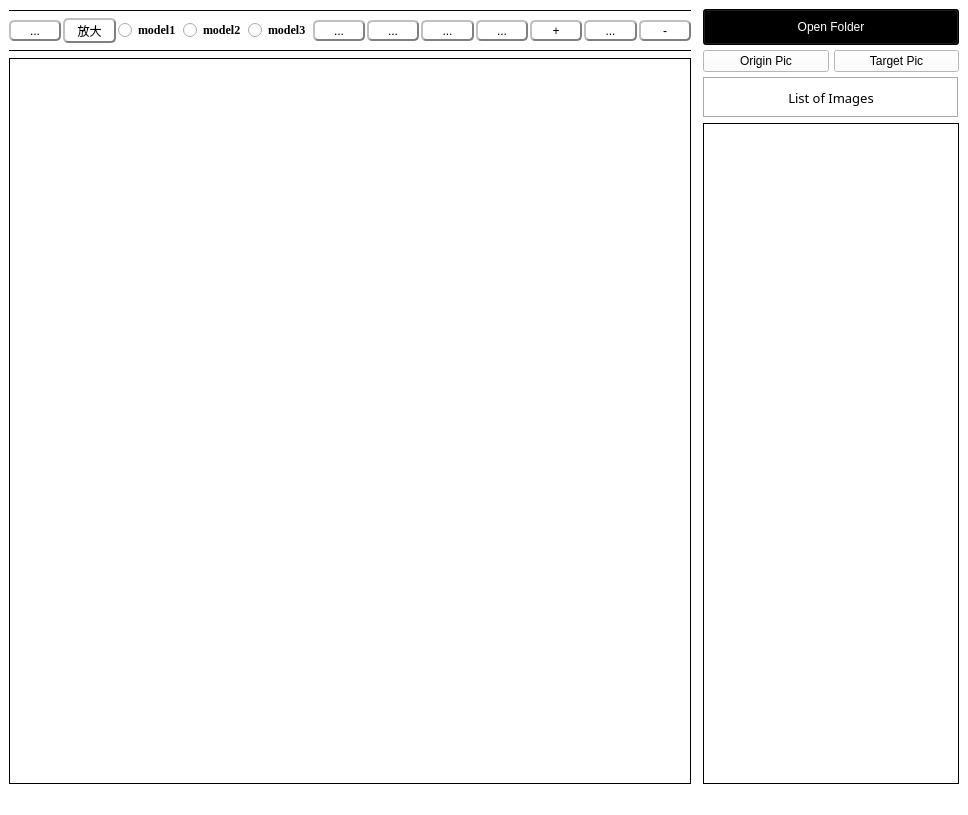
<?xml version="1.0" encoding="UTF-8"?>
<ui version="4.0">
 <class>MainWindow</class>
 <widget class="QMainWindow" name="MainWindow">
  <property name="geometry">
   <rect>
    <x>0</x>
    <y>0</y>
    <width>968</width>
    <height>815</height>
   </rect>
  </property>
  <property name="windowTitle">
   <string>图像检索</string>
  </property>
  <property name="windowIcon">
   <iconset>
    <normaloff>C:/Users/compute/.designer/backup/icons/Icon.ico</normaloff>C:/Users/compute/.designer/backup/icons/Icon.ico</iconset>
  </property>
  <property name="styleSheet">
   <string notr="true">background-color: rgb(255, 255, 255);</string>
  </property>
  <widget class="QWidget" name="centralwidget">
   <layout class="QGridLayout" name="gridLayout">
    <item row="0" column="0">
     <layout class="QHBoxLayout" name="horizontalLayout" stretch="48,0">
      <property name="spacing">
       <number>12</number>
      </property>
      <property name="sizeConstraint">
       <enum>QLayout::SetMaximumSize</enum>
      </property>
      <item>
       <layout class="QVBoxLayout" name="verticalLayout" stretch="0,0,0,12">
        <property name="spacing">
         <number>6</number>
        </property>
        <item>
         <widget class="Line" name="line_2">
          <property name="frameShadow">
           <enum>QFrame::Plain</enum>
          </property>
          <property name="orientation">
           <enum>Qt::Horizontal</enum>
          </property>
         </widget>
        </item>
        <item>
         <layout class="QHBoxLayout" name="horizontalLayout_3">
          <property name="spacing">
           <number>2</number>
          </property>
          <item>
           <widget class="QToolButton" name="toggle_rect">
            <property name="sizePolicy">
             <sizepolicy hsizetype="Minimum" vsizetype="Fixed">
              <horstretch>0</horstretch>
              <verstretch>0</verstretch>
             </sizepolicy>
            </property>
            <property name="cursor">
             <cursorShape>PointingHandCursor</cursorShape>
            </property>
            <property name="toolTip">
             <string>Mark line</string>
            </property>
            <property name="styleSheet">
             <string notr="true">border-radius:5px;
border: 2px groove gray;
border-style: outset;</string>
            </property>
            <property name="text">
             <string>...</string>
            </property>
            <property name="icon">
             <iconset>
              <normaloff>icons/rectangle.png</normaloff>icons/rectangle.png</iconset>
            </property>
            <property name="iconSize">
             <size>
              <width>20</width>
              <height>20</height>
             </size>
            </property>
            <property name="checkable">
             <bool>false</bool>
            </property>
            <attribute name="buttonGroup">
             <string notr="true">buttonGroup</string>
            </attribute>
           </widget>
          </item>
          <item>
           <widget class="QToolButton" name="move_pic">
            <property name="sizePolicy">
             <sizepolicy hsizetype="Minimum" vsizetype="Fixed">
              <horstretch>0</horstretch>
              <verstretch>0</verstretch>
             </sizepolicy>
            </property>
            <property name="cursor">
             <cursorShape>PointingHandCursor</cursorShape>
            </property>
            <property name="toolTip">
             <string>Mark rectangular surface</string>
            </property>
            <property name="styleSheet">
             <string notr="true">border-radius:5px;
border: 2px groove gray;
border-style: outset;</string>
            </property>
            <property name="text">
             <string>放大</string>
            </property>
            <property name="icon">
             <iconset>
              <normaloff>icons/move.png</normaloff>icons/move.png</iconset>
            </property>
            <property name="iconSize">
             <size>
              <width>20</width>
              <height>20</height>
             </size>
            </property>
            <property name="checkable">
             <bool>false</bool>
            </property>
            <attribute name="buttonGroup">
             <string notr="true">buttonGroup</string>
            </attribute>
           </widget>
          </item>
          <item>
           <widget class="QRadioButton" name="radioButton">
            <property name="font">
             <font>
              <family>Times New Roman</family>
              <weight>75</weight>
              <bold>true</bold>
             </font>
            </property>
            <property name="text">
             <string>model1</string>
            </property>
            <attribute name="buttonGroup">
             <string notr="true">buttonGroup</string>
            </attribute>
           </widget>
          </item>
          <item>
           <widget class="QRadioButton" name="radioButton_2">
            <property name="font">
             <font>
              <family>Times New Roman</family>
              <weight>75</weight>
              <bold>true</bold>
             </font>
            </property>
            <property name="text">
             <string>model2</string>
            </property>
            <attribute name="buttonGroup">
             <string notr="true">buttonGroup</string>
            </attribute>
           </widget>
          </item>
          <item>
           <widget class="QRadioButton" name="radioButton_3">
            <property name="sizePolicy">
             <sizepolicy hsizetype="Fixed" vsizetype="Fixed">
              <horstretch>0</horstretch>
              <verstretch>0</verstretch>
             </sizepolicy>
            </property>
            <property name="font">
             <font>
              <family>Times New Roman</family>
              <weight>75</weight>
              <bold>true</bold>
             </font>
            </property>
            <property name="text">
             <string>model3</string>
            </property>
            <attribute name="buttonGroup">
             <string notr="true">buttonGroup</string>
            </attribute>
           </widget>
          </item>
          <item>
           <widget class="QToolButton" name="start_recognize">
            <property name="sizePolicy">
             <sizepolicy hsizetype="Minimum" vsizetype="Fixed">
              <horstretch>0</horstretch>
              <verstretch>0</verstretch>
             </sizepolicy>
            </property>
            <property name="cursor">
             <cursorShape>PointingHandCursor</cursorShape>
            </property>
            <property name="toolTip">
             <string>Move Image</string>
            </property>
            <property name="autoFillBackground">
             <bool>false</bool>
            </property>
            <property name="styleSheet">
             <string notr="true">border-radius:5px;
border: 2px groove gray;
border-style: outset;</string>
            </property>
            <property name="text">
             <string>...</string>
            </property>
            <property name="icon">
             <iconset>
              <normaloff>icons/big.png</normaloff>icons/big.png</iconset>
            </property>
            <property name="iconSize">
             <size>
              <width>20</width>
              <height>20</height>
             </size>
            </property>
            <property name="checkable">
             <bool>false</bool>
            </property>
            <property name="checked">
             <bool>false</bool>
            </property>
            <property name="toolButtonStyle">
             <enum>Qt::ToolButtonIconOnly</enum>
            </property>
            <property name="autoRaise">
             <bool>false</bool>
            </property>
            <attribute name="buttonGroup">
             <string notr="true">buttonGroup</string>
            </attribute>
           </widget>
          </item>
          <item>
           <widget class="QToolButton" name="clear_all">
            <property name="sizePolicy">
             <sizepolicy hsizetype="Minimum" vsizetype="Fixed">
              <horstretch>0</horstretch>
              <verstretch>0</verstretch>
             </sizepolicy>
            </property>
            <property name="cursor">
             <cursorShape>PointingHandCursor</cursorShape>
            </property>
            <property name="toolTip">
             <string>Clear All</string>
            </property>
            <property name="styleSheet">
             <string notr="true">border-radius:5px;
border: 2px groove gray;
border-style: outset;</string>
            </property>
            <property name="text">
             <string>...</string>
            </property>
            <property name="icon">
             <iconset>
              <normaloff>icons/loop2.png</normaloff>icons/loop2.png</iconset>
            </property>
            <property name="iconSize">
             <size>
              <width>20</width>
              <height>20</height>
             </size>
            </property>
           </widget>
          </item>
          <item>
           <widget class="QToolButton" name="prev_im">
            <property name="sizePolicy">
             <sizepolicy hsizetype="Minimum" vsizetype="Fixed">
              <horstretch>0</horstretch>
              <verstretch>0</verstretch>
             </sizepolicy>
            </property>
            <property name="cursor">
             <cursorShape>PointingHandCursor</cursorShape>
            </property>
            <property name="toolTip">
             <string>Load Previous Image</string>
            </property>
            <property name="styleSheet">
             <string notr="true">border-radius:5px;
border: 2px groove gray;
border-style: outset;</string>
            </property>
            <property name="text">
             <string>...</string>
            </property>
            <property name="icon">
             <iconset>
              <normaloff>icons/arrow-left.png</normaloff>icons/arrow-left.png</iconset>
            </property>
            <property name="iconSize">
             <size>
              <width>20</width>
              <height>20</height>
             </size>
            </property>
           </widget>
          </item>
          <item>
           <widget class="QToolButton" name="next_im">
            <property name="sizePolicy">
             <sizepolicy hsizetype="Minimum" vsizetype="Fixed">
              <horstretch>0</horstretch>
              <verstretch>0</verstretch>
             </sizepolicy>
            </property>
            <property name="cursor">
             <cursorShape>PointingHandCursor</cursorShape>
            </property>
            <property name="toolTip">
             <string>Load Next Image</string>
            </property>
            <property name="styleSheet">
             <string notr="true">border-radius:5px;
border: 2px groove gray;
border-style: outset;</string>
            </property>
            <property name="text">
             <string>...</string>
            </property>
            <property name="icon">
             <iconset>
              <normaloff>icons/arrow-right.png</normaloff>icons/arrow-right.png</iconset>
            </property>
            <property name="iconSize">
             <size>
              <width>20</width>
              <height>20</height>
             </size>
            </property>
           </widget>
          </item>
          <item>
           <widget class="QToolButton" name="zoom_plus">
            <property name="sizePolicy">
             <sizepolicy hsizetype="Minimum" vsizetype="Fixed">
              <horstretch>0</horstretch>
              <verstretch>0</verstretch>
             </sizepolicy>
            </property>
            <property name="cursor">
             <cursorShape>PointingHandCursor</cursorShape>
            </property>
            <property name="styleSheet">
             <string notr="true">border-radius:5px;
border: 2px groove gray;
border-style: outset;</string>
            </property>
            <property name="text">
             <string>+</string>
            </property>
            <property name="icon">
             <iconset>
              <normaloff>icons/zoom_minus.png</normaloff>icons/zoom_minus.png</iconset>
            </property>
            <property name="iconSize">
             <size>
              <width>20</width>
              <height>20</height>
             </size>
            </property>
           </widget>
          </item>
          <item>
           <widget class="QToolButton" name="reset_zoom">
            <property name="sizePolicy">
             <sizepolicy hsizetype="Minimum" vsizetype="Fixed">
              <horstretch>0</horstretch>
              <verstretch>0</verstretch>
             </sizepolicy>
            </property>
            <property name="cursor">
             <cursorShape>PointingHandCursor</cursorShape>
            </property>
            <property name="toolTip">
             <string>Fit Image to Canvas</string>
            </property>
            <property name="styleSheet">
             <string notr="true">border-radius:5px;
border: 2px groove gray;
border-style: outset;</string>
            </property>
            <property name="text">
             <string>...</string>
            </property>
            <property name="icon">
             <iconset>
              <normaloff>icons/enlarge2.png</normaloff>icons/enlarge2.png</iconset>
            </property>
            <property name="iconSize">
             <size>
              <width>20</width>
              <height>20</height>
             </size>
            </property>
           </widget>
          </item>
          <item>
           <widget class="QToolButton" name="zoom_minus">
            <property name="sizePolicy">
             <sizepolicy hsizetype="Minimum" vsizetype="Fixed">
              <horstretch>0</horstretch>
              <verstretch>0</verstretch>
             </sizepolicy>
            </property>
            <property name="cursor">
             <cursorShape>PointingHandCursor</cursorShape>
            </property>
            <property name="styleSheet">
             <string notr="true">border-radius:5px;
border: 2px groove gray;
border-style: outset;</string>
            </property>
            <property name="text">
             <string>-</string>
            </property>
            <property name="icon">
             <iconset>
              <normaloff>icons/zoom_plus.png</normaloff>icons/zoom_plus.png</iconset>
            </property>
            <property name="iconSize">
             <size>
              <width>20</width>
              <height>20</height>
             </size>
            </property>
           </widget>
          </item>
         </layout>
        </item>
        <item>
         <widget class="Line" name="line">
          <property name="frameShadow">
           <enum>QFrame::Plain</enum>
          </property>
          <property name="orientation">
           <enum>Qt::Horizontal</enum>
          </property>
         </widget>
        </item>
        <item>
         <layout class="QHBoxLayout" name="horizontalLayout_2">
          <item>
           <widget class="QLabel" name="qlabel_image">
            <property name="sizePolicy">
             <sizepolicy hsizetype="Preferred" vsizetype="Preferred">
              <horstretch>0</horstretch>
              <verstretch>0</verstretch>
             </sizepolicy>
            </property>
            <property name="styleSheet">
             <string notr="true"/>
            </property>
            <property name="frameShape">
             <enum>QFrame::Box</enum>
            </property>
            <property name="frameShadow">
             <enum>QFrame::Plain</enum>
            </property>
            <property name="lineWidth">
             <number>1</number>
            </property>
            <property name="midLineWidth">
             <number>0</number>
            </property>
            <property name="text">
             <string/>
            </property>
           </widget>
          </item>
         </layout>
        </item>
       </layout>
      </item>
      <item>
       <layout class="QVBoxLayout" name="verticalLayout_10" stretch="1,0,3,48">
        <property name="spacing">
         <number>5</number>
        </property>
        <item>
         <widget class="QPushButton" name="open_folder">
          <property name="font">
           <font>
            <pointsize>9</pointsize>
           </font>
          </property>
          <property name="cursor">
           <cursorShape>PointingHandCursor</cursorShape>
          </property>
          <property name="focusPolicy">
           <enum>Qt::StrongFocus</enum>
          </property>
          <property name="autoFillBackground">
           <bool>false</bool>
          </property>
          <property name="styleSheet">
           <string notr="true">background-color: black; /* Blue */
padding:10px;
color:white;</string>
          </property>
          <property name="text">
           <string>Open Folder</string>
          </property>
          <property name="autoDefault">
           <bool>false</bool>
          </property>
          <property name="default">
           <bool>false</bool>
          </property>
          <property name="flat">
           <bool>false</bool>
          </property>
         </widget>
        </item>
        <item>
         <layout class="QHBoxLayout" name="horizontalLayout_4">
          <item>
           <widget class="QPushButton" name="origin_pic">
            <property name="text">
             <string>Origin Pic</string>
            </property>
           </widget>
          </item>
          <item>
           <widget class="QPushButton" name="target_pic">
            <property name="text">
             <string>Target Pic</string>
            </property>
           </widget>
          </item>
         </layout>
        </item>
        <item>
         <widget class="QLabel" name="label_4">
          <property name="font">
           <font>
            <family>Sans Serif</family>
            <pointsize>10</pointsize>
            <weight>50</weight>
            <bold>false</bold>
            <kerning>true</kerning>
           </font>
          </property>
          <property name="layoutDirection">
           <enum>Qt::LeftToRight</enum>
          </property>
          <property name="styleSheet">
           <string notr="true">background-color:white</string>
          </property>
          <property name="frameShape">
           <enum>QFrame::Box</enum>
          </property>
          <property name="frameShadow">
           <enum>QFrame::Sunken</enum>
          </property>
          <property name="lineWidth">
           <number>1</number>
          </property>
          <property name="text">
           <string>List of Images</string>
          </property>
          <property name="textFormat">
           <enum>Qt::AutoText</enum>
          </property>
          <property name="alignment">
           <set>Qt::AlignCenter</set>
          </property>
          <property name="margin">
           <number>4</number>
          </property>
          <property name="indent">
           <number>-1</number>
          </property>
         </widget>
        </item>
        <item>
         <widget class="QListWidget" name="qlist_images">
          <property name="styleSheet">
           <string notr="true">background-color:white</string>
          </property>
          <property name="frameShape">
           <enum>QFrame::Box</enum>
          </property>
          <property name="frameShadow">
           <enum>QFrame::Plain</enum>
          </property>
          <property name="layoutMode">
           <enum>QListView::Batched</enum>
          </property>
          <property name="batchSize">
           <number>20</number>
          </property>
         </widget>
        </item>
       </layout>
      </item>
     </layout>
    </item>
   </layout>
  </widget>
  <widget class="QMenuBar" name="menubar">
   <property name="geometry">
    <rect>
     <x>0</x>
     <y>0</y>
     <width>968</width>
     <height>23</height>
    </rect>
   </property>
  </widget>
  <widget class="QStatusBar" name="statusbar"/>
 </widget>
 <resources/>
 <connections/>
 <buttongroups>
  <buttongroup name="buttonGroup"/>
 </buttongroups>
</ui>
